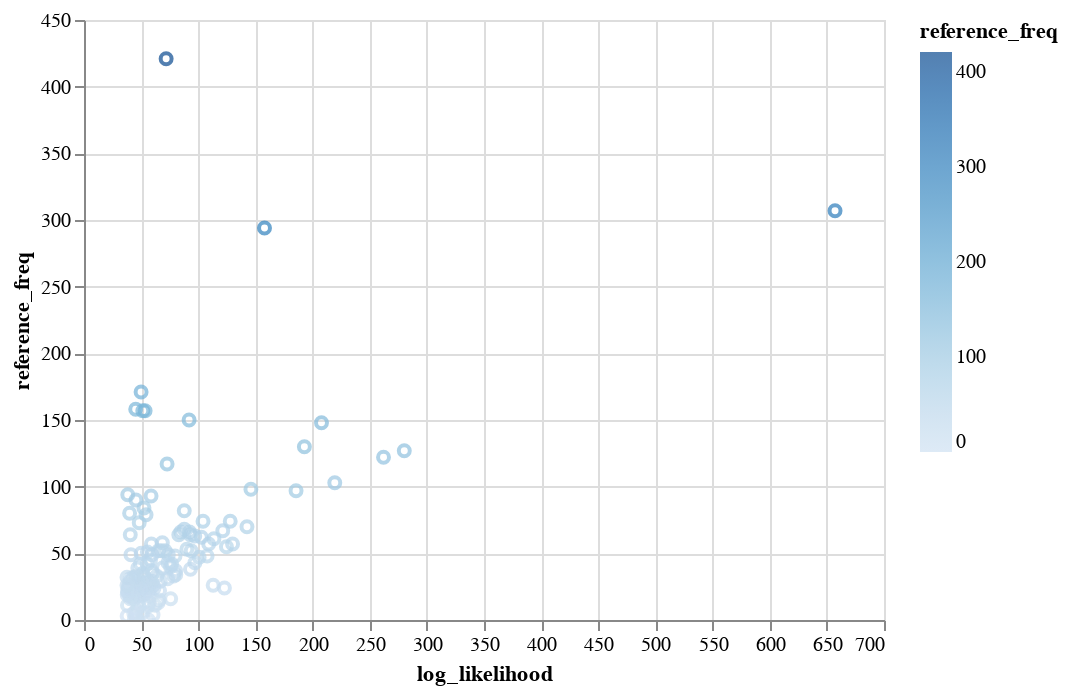

The notebook cell this image was saved under:
### Code cell
# plotting keyness against frequency
alt.Chart(negative_df).mark_point().encode(
    x='log_likelihood:Q',
    y='reference_freq:Q',
    color='reference_freq:Q',
    tooltip=["bigrams:N", "reference_freq:Q"],
).interactive()

### Figure 1 — Vega-Lite specification as saved in the notebook (floating-point values rounded to 4 significant figures; data arrays with more than 128 entries replaced by an {"elided": "..."} marker saying what was removed)
{"config": {"view": {"continuousWidth": 400, "continuousHeight": 300}}, "data": {"name": "data-6a2663085978ab963c49ffef150b9a54"}, "mark": "point", "encoding": {"color": {"type": "quantitative", "field": "reference_freq"}, "tooltip": [{"type": "nominal", "field": "bigrams"}, {"type": "quantitative", "field": "reference_freq"}], "x": {"type": "quantitative", "field": "log_likelihood"}, "y": {"type": "quantitative", "field": "reference_freq"}}, "selection": {"selector005": {"type": "interval", "bind": "scales", "encodings": ["x", "y"]}}, "$schema": "https://vega.github.io/schema/vega-lite/v4.8.1.json", "datasets": {"data-6a2663085978ab963c49ffef150b9a54": {"elided": "150 records"}}}
